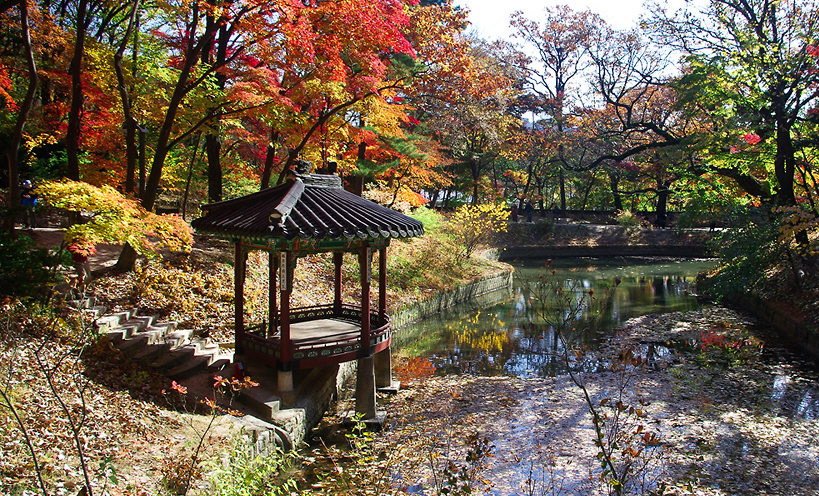
#> input picture DL/data/rear_garden.png, 819 x 496 px, found by its file name
$ jupyter execute 4_OpenCV_Draw.ipynb
#> lines starting #> are read from the running program, lines starting #| are printed output that depends on the picture
[cell 1]
import cv2
import matplotlib.pyplot as plt

[cell 2]
img = cv2.imread("./data/rear_garden.PNG")
#> img is the input picture: shape (496, 819, 3); mean B, G, R 74.8, 93.9, 108.1

[cell 3]
# 이미지 정보 출력
print("width: {} pixels".format(img.shape[1]))
#| width: 819 pixels
print("height: {} pixels".format(img.shape[0]))
#| height: 496 pixels
print("channels: {}".format(img.shape[2]))
#| channels: 3

[cell 4]
cv2.imshow('Img',img)
cv2.waitKey(0)
cv2.destroyAllWindows()

[cell 5]
# 이미지의 특정 위치 = Pixel (BGR)

(b,g,r) = img[0,0]
#> b = 18; g = 20; r = 8
print("Pixel at (0,0) - Red : {} , Green : {} , Blue : {}".format(r,g,b))
#| Pixel at (0,0) - Red : 8 , Green : 20 , Blue : 18

[cell 6]
img[50:100 , 50:100] = (0,0,255) # 빨간색(BGR)

[cell 7]
# 이미지에 선을 그립니다
cv2.line(img,(350,100),(500,100),(255,0,0),10) # 시작점 , 끝점 , 색상 , 선굵기

# 이미지를 표시합니다
plt.imshow(cv2.cvtColor(img,cv2.COLOR_BGR2RGB))
plt.axis('off')
plt.show()

[cell 8]
# 이미지에 사각형을 그립니다.
cv2.rectangle(img,(150,50),(200,100),(0,255,0),5)

# 이미지를 표시합니다
plt.imshow(cv2.cvtColor(img,cv2.COLOR_BGR2RGB))
plt.axis('off')
plt.show()

[cell 9]
# 이미지에 원을 그립니다.
cv2.circle(img,(275,75),25,(0,255,255),-1) # 중심점, 반지름 ,색상 ,-1은 도형전체를 채움

# 이미지를 표시합니다
plt.imshow(cv2.cvtColor(img,cv2.COLOR_BGR2RGB))
plt.axis('off')
plt.show()

[cell 10]
# 이미지에 TEXT을 씁니다.
cv2.putText(img, 'Hello OpenCV', (450, 50), cv2.FONT_HERSHEY_SIMPLEX, 1, (0, 255, 0), 4)   # 입력글, 시작점, 폰트, 폰트크기, 폰트색상, 폰트굵기
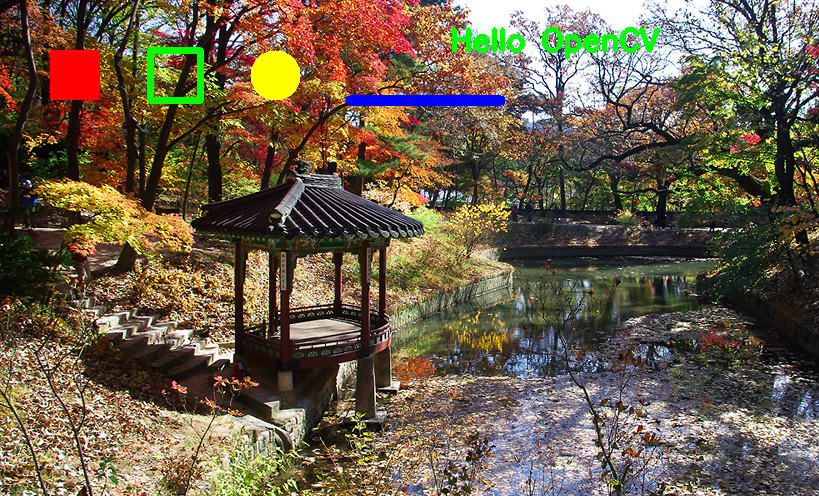
#> img: shape (496, 819, 3); mean B, G, R 73.9, 95.1, 107.7

# 이미지를 표시합니다.
plt.imshow(cv2.cvtColor(img, cv2.COLOR_BGR2RGB))
plt.axis('off')  # 축 제거
plt.show()


$ run again, with DL/data/dog.jpg saved as DL/data/rear_garden.png
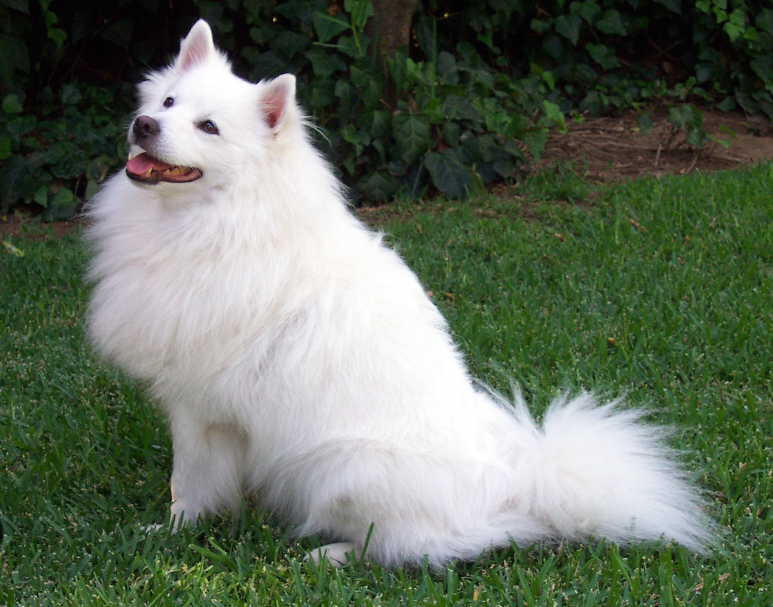
#> input picture DL/data/dog.jpg, 1546 x 1213 px, found by its file name (shown at 1/2 size)
#> img is the input picture: shape (1213, 1546, 3); mean B, G, R 93.8, 110, 99.1
#| width: 1546 pixels
#| height: 1213 pixels
#| channels: 3
#> b = 12; g = 30; r = 13
#| Pixel at (0,0) - Red : 13 , Green : 30 , Blue : 12
#> `cv2.putText(img, 'Hello OpenCV', (450, 50), cv2.FONT_HERSHEY_SIMPLEX, ..`:
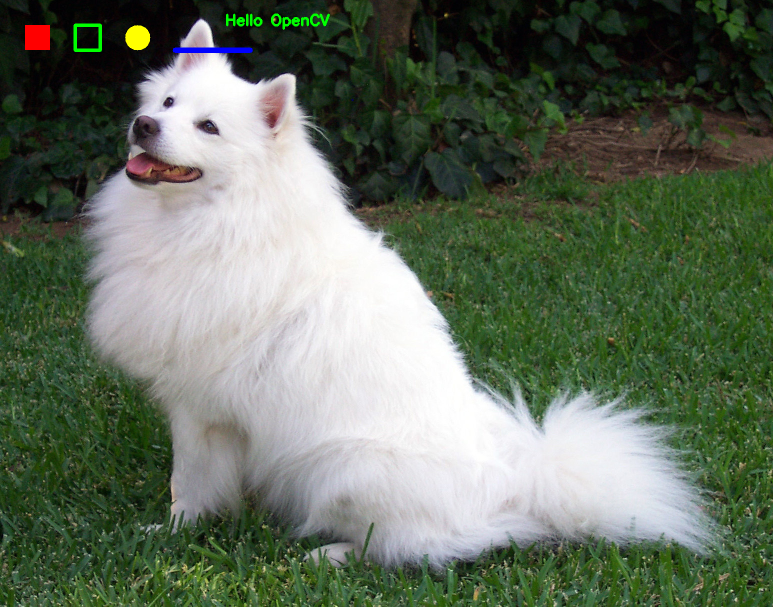
#> img: shape (1213, 1546, 3) (shown at 1/2 size); mean B, G, R 93.9, 110.6, 99.5
